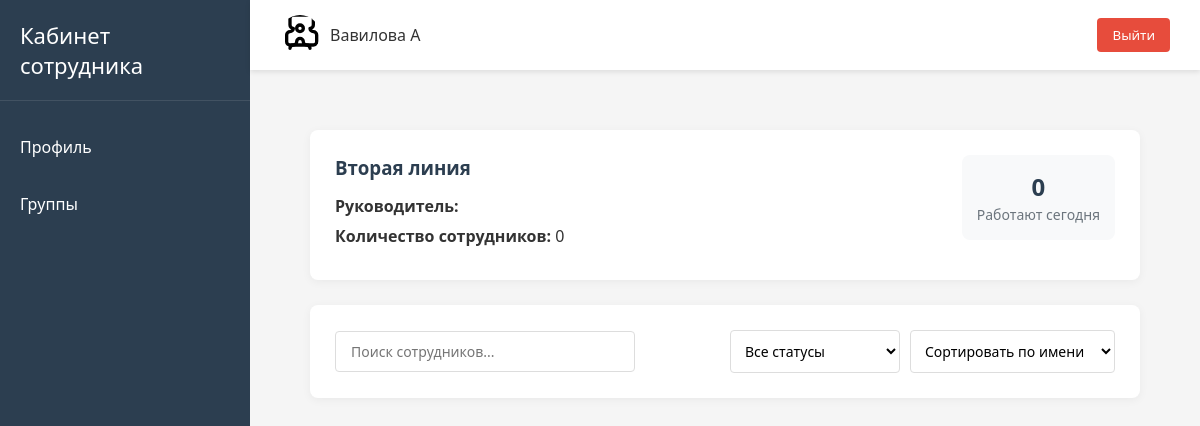
/groups/3 (signed in), run on an earlier commit of the app's database.
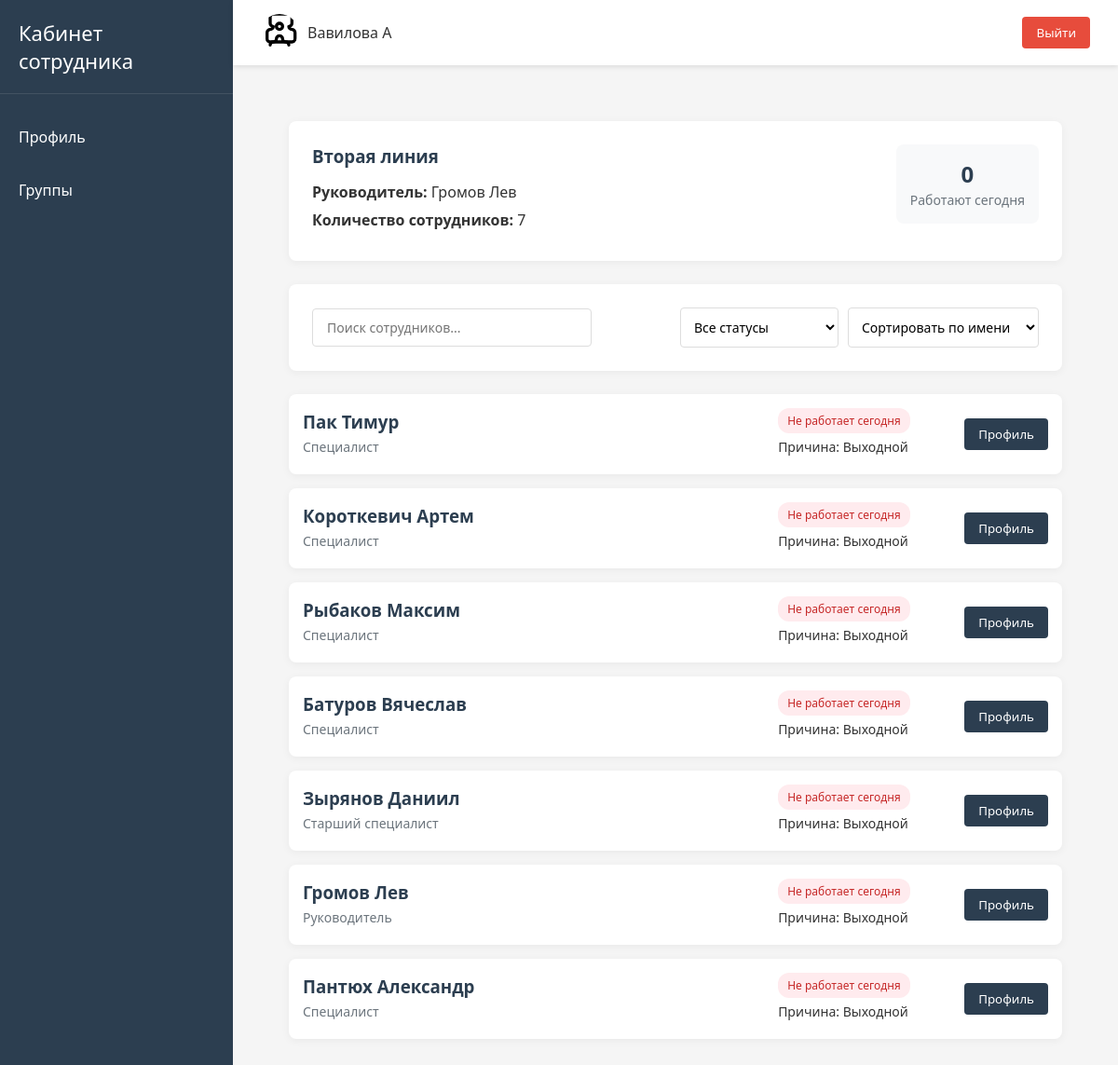
And on a later commit of the database.
### users/models.py (models this page shows, shortened)
class User(AbstractUser):
    email = models.EmailField("Email", unique=True)
    job_title = models.CharField("Должность", max_length=100)
    personnel_number = models.CharField(
        "Табельный номер",
        max_length=20,
        unique=True
    )
    group_job = models.ManyToManyField(
        "GroupJob",
        verbose_name="Группа сотрудника",
        related_name="users"
    )
    is_main = models.BooleanField("Босс этой качалки", default=False)
    USERNAME_FIELD = "email"
    REQUIRED_FIELDS = []
    objects = CustomUserManager()

class GroupJob(models.Model):
    title = models.CharField("Название", max_length=100, unique=True)
    class Meta:
        verbose_name = "Рабочая группа"
        verbose_name_plural = "Рабочие группы"

### users/views.py (the view, shortened to what this page needs)
# urls.py: path("groups/<int:id>", views.groups_detail, name="groups_detail"),
@login_required
def groups_detail(request, id):
    group = GroupJob.objects.get(id=id)
    employees = group.users.all()
    work_employees = []
    count_work = 0
    boss = ""
    for employee in employees:
        if employee.is_main:
            boss = employee
        holiday = employee.holidays.filter(
            date=timezone.now(),
        ).exists()
        work = employee.workshifts.filter(date_start=timezone.now())
        if holiday:
            work_employees.append(
                {
                    "employee": employee,
                    "work": None,
                    "cause": "holiday"
                }
            )
        elif not work:
            work_employees.append(
                {
                    "employee": employee,
                    "work": None,
                    "cause": "day_off"
                }
            )
    context = {
        "group": group,
        "work_employees": work_employees,
        "count_work": count_work,
        "boss": boss
    }
    return render(request, "groups_detail.html", context)

### templates/groups_detail.html (shortened to what this page needs)
{% extends "base.html" %}
{% load static %}
{% block content %}
<section class="content">
    <div class="group-header section">
        <div class="group-info">
            <h1>{{ group.title }}</h1>
            <p><strong>Руководитель:</strong> {{ boss.last_name }} {{ boss.first_name }}</p>
            <p><strong>Количество сотрудников:</strong> {{ group.users.count }}</p>
        </div>
        <div class="group-stats">
            <div class="stat-card">
                <span class="stat-number">{{ count_work }}</span>
                <span class="stat-label">Работают сегодня</span>
            </div>
        </div>
    </div>
    <div class="filters section">
        <div class="search-box">
            <input type="text" placeholder="Поиск сотрудников..." id="employee-search">
        </div>
        <div class="filter-options">
            <select id="status-filter">
                <option value="all">Все статусы</option>
            </select>
            <select id="sort-by">
                <option value="name">Сортировать по имени</option>
            </select>
        </div>
    </div>
    <div class="employees-list">
        {% for employee in work_employees %}
        {% if employee.work %}
            <div class="employee-card working">
                <div class="employee-info">
                    <h3>{{ employee.employee.last_name }} {{ employee.employee.first_name }}</h3>
                    <p>{{ employee.employee.job_title}}</p>
                </div>
                <div class="employee-status">
                    {% for work in employee.work %}
                    <span class="status-badge working">Работает сегодня</span>
                    <p>Время работы: {{ work.time_start }} - {{ work.time_end }}</p>
                    <p>Текущее время: 14:30</p>
                    {% endfor %}
                </div>
                <div class="employee-actions">
                    <a href="{% url 'users:profile' employee.employee.username %}">
                        <button class="profile-btn">Профиль</button>
                    </a>
                </div>
            </div>
        {% else %}
            <div class="employee-card dayoff">
                <div class="employee-info">
                    <h3>{{ employee.employee.last_name }} {{ employee.employee.first_name }}</h3>
                    <p>{{ employee.employee.job_title}}</p>
                </div>
                <div class="employee-status">
                    <span class="status-badge dayoff">Не работает сегодня</span>
                    <p>{% if employee.cause == "holiday" %}Причина: Отпуск{% else %}Причина: Выходной{% endif %}</p>
                </div>
                <div class="employee-actions">
                    <a href="{% url 'users:profile' employee.employee.username %}">
                        <button class="profile-btn">Профиль</button>
                    </a>
                </div>
            </div>
        {% endif %}
        {% endfor %}
        </div>
</section>
{% endblock %}

### templates/base.html (shortened to what this page needs)
{% load static %}
<!DOCTYPE html>
<html lang="ru">
<head>
    <link rel="stylesheet" href="{% static 'css/main.css' %}">
    <link rel="stylesheet" href="{% static 'css/sidebar.css' %}">
    <link rel="stylesheet" href="{% static 'css/header.css' %}">
    <link rel="stylesheet" href="{% static 'css/sections.css' %}">
    <link rel="stylesheet" href="{% static 'css/groups_detail.css' %}">
    <link rel="stylesheet" href="{% static 'css/profile.css' %}">
</head>
<body>
    <aside class="sidebar">
        <div class="logo">
            <h2>Кабинет сотрудника</h2>
        </div>
        {% with request.resolver_match.view_name as view_name %}
        <ul class="nav-links">
            <li><a href="{% url 'users:profile' user.username %}" class="{% if view_name == 'users:profile' %} active {% endif %}">Профиль</a></li>
            <li><a href="{% url 'users:groups' %}" class="{% if view_name == 'users:groups'%} active  {% endif %}">Группы</a></li>
        </ul>
        {% endwith %}
    </aside>
    <main class="main-content">
        {% include "header.html" %}
        <section class="content" id="content">
            {% block content %}{% endblock %}
        </section>
    </main>
</body>
</html>

### templates/header.html (shortened to what this page needs)
<header class="header">
    <div class="user-info">
        <img alt="User">
        <span>{{ user.last_name }} {{ user.first_name|slice:":1" }}</span>
    </div>
    <form action="{% url 'users:logout' %}" method="post" class="logout-form">
        <button class="logout-btn">Выйти</button>
    </form>
</header>

### static/css/main.css (style rules this page uses)
* { margin: 0; padding: 0; box-sizing: border-box; font-family: 'Segoe UI', Tahoma, Geneva, Verdana, sans-serif; }
body { display: flex; min-height: 100vh; background-color: #f5f5f5; color: #333; }
.main-content { flex-grow: 1; display: flex; flex-direction: column; }
.content { padding: 30px; flex-grow: 1; }
.section { background-color: white; border-radius: 8px; padding: 20px; margin-bottom: 20px; box-shadow: 0 2px 10px rgba(0, 0, 0, 0.05); }

### static/css/sidebar.css (style rules this page uses)
.sidebar { width: 250px; background-color: #2c3e50; color: white; padding: 20px 0; display: flex; flex-direction: column; }
.logo { padding: 0 20px 20px; border-bottom: 1px solid rgba(255, 255, 255, 0.1); margin-bottom: 20px; }
.logo h2 { font-weight: 500; font-size: 22px; }
.nav-links { list-style: none; flex-grow: 1; }
.nav-links li { margin-bottom: 5px; }
.nav-links a { display: block; color: white; text-decoration: none; padding: 15px 20px; transition: background-color 0.3s; }

### static/css/header.css (style rules this page uses)
.header { background-color: white; padding: 15px 30px; display: flex; justify-content: space-between; align-items: center; box-shadow: 0 2px 5px rgba(0, 0, 0, 0.1); }
.user-info { display: flex; align-items: center; }
.user-info img { width: 40px; height: 40px; border-radius: 50%; margin-right: 10px; object-fit: cover; }
.logout-btn { background-color: #e74c3c; color: white; border: none; padding: 8px 15px; border-radius: 4px; cursor: pointer; transition: background-color 0.3s; }

### static/css/sections.css (style rules this page uses)
.status-badge { display: inline-block; padding: 3px 8px; border-radius: 12px; font-size: 12px; font-weight: 500; }

### static/css/groups_detail.css (style rules this page uses)
.group-header { display: flex; justify-content: space-between; align-items: flex-start; flex-wrap: wrap; }
.group-info h1 { color: #2c3e50; margin-bottom: 15px; }
.group-info p { margin-bottom: 8px; }
.group-stats { display: flex; gap: 15px; }
.stat-card { background-color: #f8f9fa; border-radius: 8px; padding: 15px; text-align: center; min-width: 120px; }
.stat-number { display: block; font-size: 24px; font-weight: bold; color: #2c3e50; }
.stat-label { font-size: 14px; color: #6c757d; }
.filters { display: flex; justify-content: space-between; align-items: center; flex-wrap: wrap; gap: 15px; }
.search-box { flex-grow: 1; }
.search-box input { width: 100%; max-width: 300px; padding: 10px 15px; border: 1px solid #ddd; border-radius: 4px; font-size: 14px; }
.filter-options { display: flex; gap: 10px; }
.filter-options select { padding: 10px; border: 1px solid #ddd; border-radius: 4px; background-color: white; font-size: 14px; }
.employees-list { display: flex; flex-direction: column; gap: 15px; }
.employee-card { display: flex; align-items: center; background-color: white; border-radius: 8px; padding: 15px; box-shadow: 0 2px 10px rgba(0, 0, 0, 0.05); gap: 20px; flex-wrap: wrap; }
.employee-info { flex: 1; min-width: 200px; }
.employee-info h3 { margin-bottom: 5px; color: #2c3e50; }
.employee-info p { margin-bottom: 3px; font-size: 14px; color: #6c757d; }
.employee-status { min-width: 180px; }
.employee-status p { margin: 5px 0; font-size: 14px; }
.status-badge { display: inline-block; padding: 5px 10px; border-radius: 12px; font-size: 12px; font-weight: 500; }
.status-badge.dayoff { background-color: #ffebee; color: #c62828; }
.employee-actions { margin-left: auto; }
.profile-btn { background-color: #2c3e50; color: white; border: none; padding: 8px 15px; border-radius: 4px; cursor: pointer; transition: background-color 0.3s; }

### static/css/profile.css (style rules this page uses)
.section { background-color: white; border-radius: 8px; padding: 25px; margin-bottom: 25px; box-shadow: 0 2px 10px rgba(0, 0, 0, 0.05); }
.status-badge { display: inline-block; padding: 5px 10px; border-radius: 12px; font-size: 12px; font-weight: 500; }

What changed in the data, as far as the page shows it:
computed for GroupJob "Вторая линия": users.count "0" → "7"
added User: last_name "Громов", first_name "Лев", employee.last_name "Громов", employee.first_name "Лев", employee.job_title "Руководитель"
added User: employee.last_name "Пак", employee.first_name "Тимур", employee.job_title "Специалист"
added User: employee.last_name "Короткевич", employee.first_name "Артем", employee.job_title "Специалист"
added User: employee.last_name "Рыбаков", employee.first_name "Максим", employee.job_title "Специалист"
added User: employee.last_name "Батуров", employee.first_name "Вячеслав", employee.job_title "Специалист"
added User: employee.last_name "Зырянов", employee.first_name "Даниил", employee.job_title "Старший специалист"
added User: employee.last_name "Пантюх", employee.first_name "Александр", employee.job_title "Специалист"
